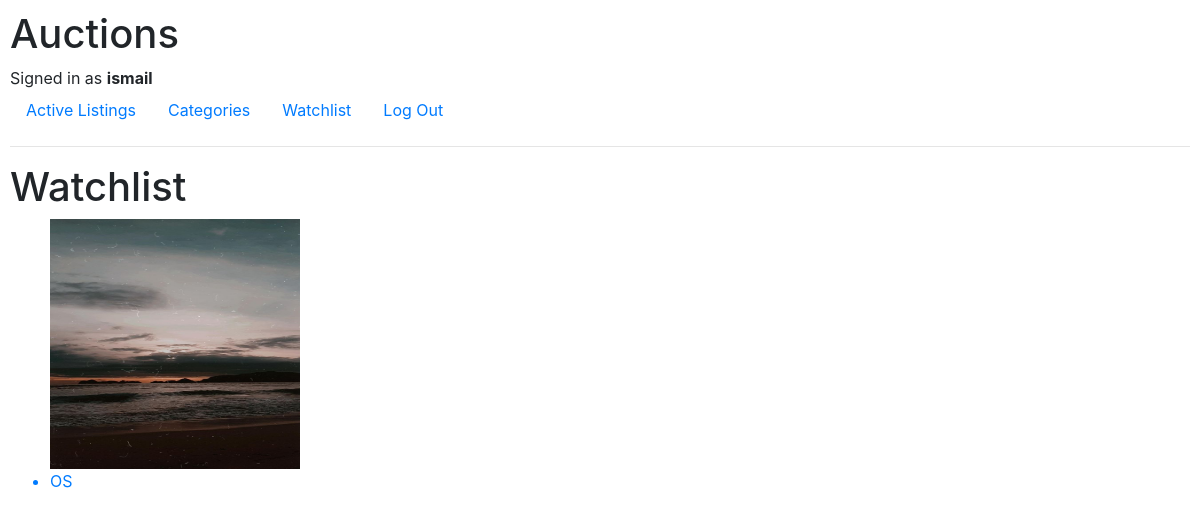
Screenshot of /watchlist (signed in) with the database file from the repository.
### auctions/models.py (models this page shows, shortened)
class User(AbstractUser):
    username = models.CharField(max_length=32, unique = True)
    USERNAME_FIELD = 'username'
    REQUIRED_FIELDS = ()

class Listing(models.Model):
    title = models.CharField(max_length= 64)
    description = models.CharField(max_length= 128)
    img = models.ImageField(upload_to = 'auctions/media/images')
    isActive = models.BooleanField(default= True, blank=True)
    owner = models.ForeignKey(User, on_delete = models.CASCADE, related_name="user")
    categories = models.ForeignKey(Category, on_delete = models.CASCADE, blank= True, null = True, related_name = "category", default = "None")
    price = models.IntegerField(default = 0)
    watchlist = models.ManyToManyField(User, blank = True, null = True, related_name = "userTo")

### auctions/views.py (the view)
# urls.py: path("watchlist", views.watchlist, name = "watchlist"),
@login_required
def watchlist(request):
    currentUser = request.user
    listing = currentUser.userTo.all()
    context = {'listings':listing}
    return render(request, 'auctions/watchlist.html',context)

### auctions/templates/auctions/watchlist.html
{% extends 'auctions/layout.html' %}
{% block body %}
<h1>Watchlist</h1>
{% for listing in listings %}
<ul>
    <a href = "{% url 'auctions:listing' listing.id%}"><img src = "/{{listing.img}}" class ="img"></img><li>{{listing.title}}</li></a>
</ul>
{% endfor %}
{% endblock body %}

### auctions/templates/auctions/layout.html (shortened to what this page needs)
{% load static %}
<!DOCTYPE html>
<html lang="en">
    <head>
        <link rel="stylesheet" href="https://stackpath.bootstrapcdn.com/bootstrap/4.4.1/css/bootstrap.min.css">
        <link href="{% static 'auctions/styles.css' %}" rel="stylesheet">
    </head>
    <body class = "body">
        <h1>Auctions</h1>
        <div>
            {% if user.is_authenticated %}
                Signed in as <strong>{{ user.username }}</strong>
            {% else %}
                Not signed in.
            {% endif %}
        </div>
        <ul class="nav">
            <li class="nav-item">
                <a class="nav-link" href="{% url 'auctions:index' %}">Active Listings</a>
            </li>
            {% if user.is_authenticated %}
            <li class = "nav-item">
                <a class = "nav-link" href = "{% url 'auctions:categories' %}">Categories</a>
            </li>
            <li class = "nav-item">
                <a class = "nav-link" href = "{% url 'auctions:watchlist' %}">Watchlist </a>
            </li>
                <li class="nav-item">
                    <a class="nav-link " href="{% url 'auctions:logout' %}">Log Out</a>
                </li>
            {% endif %}
        </ul>
        <hr>
        {% block body %}
        {% endblock %}
    </body>
</html>

### auctions/static/auctions/styles.css (style rules this page uses)
body { padding: 10px; }
.img { height: 250px; width:250px; }

### rows the page displays
User: username "ismail"
Listing: img (picture), title "OS"
